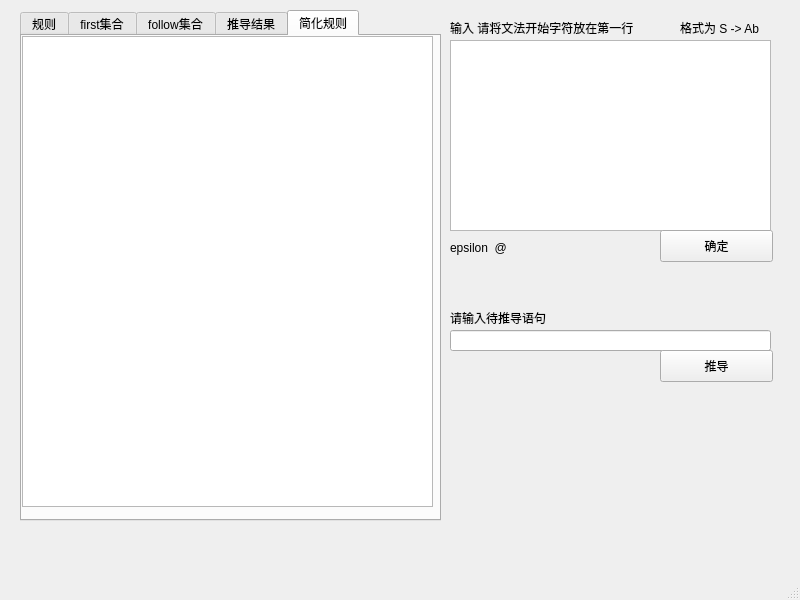
<?xml version="1.0" encoding="UTF-8"?>
<ui version="4.0">
 <class>MainWindow</class>
 <widget class="QMainWindow" name="MainWindow">
  <property name="geometry">
   <rect>
    <x>0</x>
    <y>0</y>
    <width>800</width>
    <height>600</height>
   </rect>
  </property>
  <property name="windowTitle">
   <string>MainWindow</string>
  </property>
  <widget class="QWidget" name="centralwidget">
   <widget class="QTabWidget" name="tabWidget">
    <property name="geometry">
     <rect>
      <x>20</x>
      <y>10</y>
      <width>421</width>
      <height>511</height>
     </rect>
    </property>
    <property name="currentIndex">
     <number>4</number>
    </property>
    <widget class="QWidget" name="tab_deduction">
     <attribute name="title">
      <string>规则</string>
     </attribute>
     <widget class="QPlainTextEdit" name="plainTextEdit_deduction">
      <property name="geometry">
       <rect>
        <x>0</x>
        <y>0</y>
        <width>411</width>
        <height>471</height>
       </rect>
      </property>
     </widget>
    </widget>
    <widget class="QWidget" name="tab_first">
     <attribute name="title">
      <string>first集合</string>
     </attribute>
     <widget class="QPlainTextEdit" name="plainTextEdit_first">
      <property name="geometry">
       <rect>
        <x>0</x>
        <y>0</y>
        <width>411</width>
        <height>471</height>
       </rect>
      </property>
     </widget>
    </widget>
    <widget class="QWidget" name="tab_follow">
     <attribute name="title">
      <string>follow集合</string>
     </attribute>
     <widget class="QPlainTextEdit" name="plainTextEdit_follow">
      <property name="geometry">
       <rect>
        <x>0</x>
        <y>0</y>
        <width>411</width>
        <height>471</height>
       </rect>
      </property>
     </widget>
    </widget>
    <widget class="QWidget" name="tab_deducted_output">
     <attribute name="title">
      <string>推导结果</string>
     </attribute>
     <widget class="QPlainTextEdit" name="plainTextEdit_deducted_output">
      <property name="geometry">
       <rect>
        <x>0</x>
        <y>0</y>
        <width>411</width>
        <height>471</height>
       </rect>
      </property>
     </widget>
    </widget>
    <widget class="QWidget" name="tab_eliminate">
     <attribute name="title">
      <string>简化规则</string>
     </attribute>
     <widget class="QPlainTextEdit" name="plainTextEdit_deducted_output_2">
      <property name="geometry">
       <rect>
        <x>0</x>
        <y>0</y>
        <width>411</width>
        <height>471</height>
       </rect>
      </property>
     </widget>
    </widget>
   </widget>
   <widget class="QPlainTextEdit" name="plainTextEdit_input">
    <property name="geometry">
     <rect>
      <x>450</x>
      <y>40</y>
      <width>321</width>
      <height>191</height>
     </rect>
    </property>
   </widget>
   <widget class="QLabel" name="label_input">
    <property name="geometry">
     <rect>
      <x>450</x>
      <y>20</y>
      <width>211</width>
      <height>16</height>
     </rect>
    </property>
    <property name="text">
     <string>输入 请将文法开始字符放在第一行</string>
    </property>
   </widget>
   <widget class="QLabel" name="label_tip_input">
    <property name="geometry">
     <rect>
      <x>680</x>
      <y>20</y>
      <width>141</width>
      <height>16</height>
     </rect>
    </property>
    <property name="text">
     <string>格式为 S -&gt; Ab</string>
    </property>
   </widget>
   <widget class="QLabel" name="label_wait_deduction">
    <property name="geometry">
     <rect>
      <x>450</x>
      <y>310</y>
      <width>171</width>
      <height>16</height>
     </rect>
    </property>
    <property name="text">
     <string>请输入待推导语句</string>
    </property>
   </widget>
   <widget class="QLineEdit" name="lineEdit_wait_deduction">
    <property name="geometry">
     <rect>
      <x>450</x>
      <y>330</y>
      <width>321</width>
      <height>21</height>
     </rect>
    </property>
   </widget>
   <widget class="QPushButton" name="pushButton_confirm">
    <property name="geometry">
     <rect>
      <x>660</x>
      <y>230</y>
      <width>113</width>
      <height>32</height>
     </rect>
    </property>
    <property name="text">
     <string>确定</string>
    </property>
   </widget>
   <widget class="QPushButton" name="pushButton_deducted">
    <property name="geometry">
     <rect>
      <x>660</x>
      <y>350</y>
      <width>113</width>
      <height>32</height>
     </rect>
    </property>
    <property name="text">
     <string>推导</string>
    </property>
   </widget>
   <widget class="QLabel" name="label">
    <property name="geometry">
     <rect>
      <x>450</x>
      <y>240</y>
      <width>121</width>
      <height>16</height>
     </rect>
    </property>
    <property name="text">
     <string>epsilon  @</string>
    </property>
   </widget>
  </widget>
  <widget class="QMenuBar" name="menubar">
   <property name="geometry">
    <rect>
     <x>0</x>
     <y>0</y>
     <width>800</width>
     <height>22</height>
    </rect>
   </property>
  </widget>
  <widget class="QStatusBar" name="statusbar"/>
 </widget>
 <resources/>
 <connections/>
</ui>
